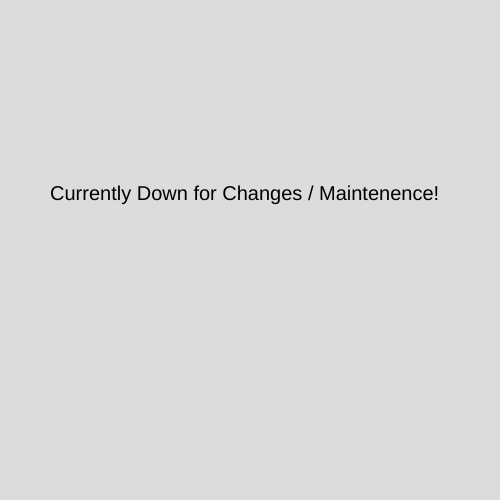
Frame 1 (no input)
Frame 60 (no input): identical to frame 1, image omitted
Frame 120 (the mouse pressed at the canvas centre since frame 60): identical to frame 1, image omitted

The p5.js sketch that drew this single still picture (run headless with seeded random() and noise() and a simulated clock; from frame 60 on, the mouse is pressed at the canvas centre):

// p5.js sketch
// ── sketch.js
// let keys;
// let key;
// let color;

function setup() {
  createCanvas(500, 500);

  // keys = [
  //   'a', 'b', 'c', 'e', 'f', 'g', 'h', 'i', 'j', 'k', 'l', 'm',
  //   'n','o','p','q','r','s','t','u','v','w','x','y','z'
  // ];

  //key = random(keys);
  
  
}

function draw() {
  background(220);

  textSize(20);
  text("Currently Down for Changes / Maintenence!", 50, 200);

}

// function keyTyped() {
//   if (key == a) 
//   {
//     color = 255;
//   }
//   else if (key == b)
//   {
//     color = 255;
//   }
//}

//  class Proximity {



//  }

//  class Combination {
//    //Combinations will have 4 keys w/ 3 chances to pick the first 2 keys, and 3 to pick the last key

//   //  keyTyped() {
//   //   if (key == 'a') {

//   //   }


//   //  }

//  }
